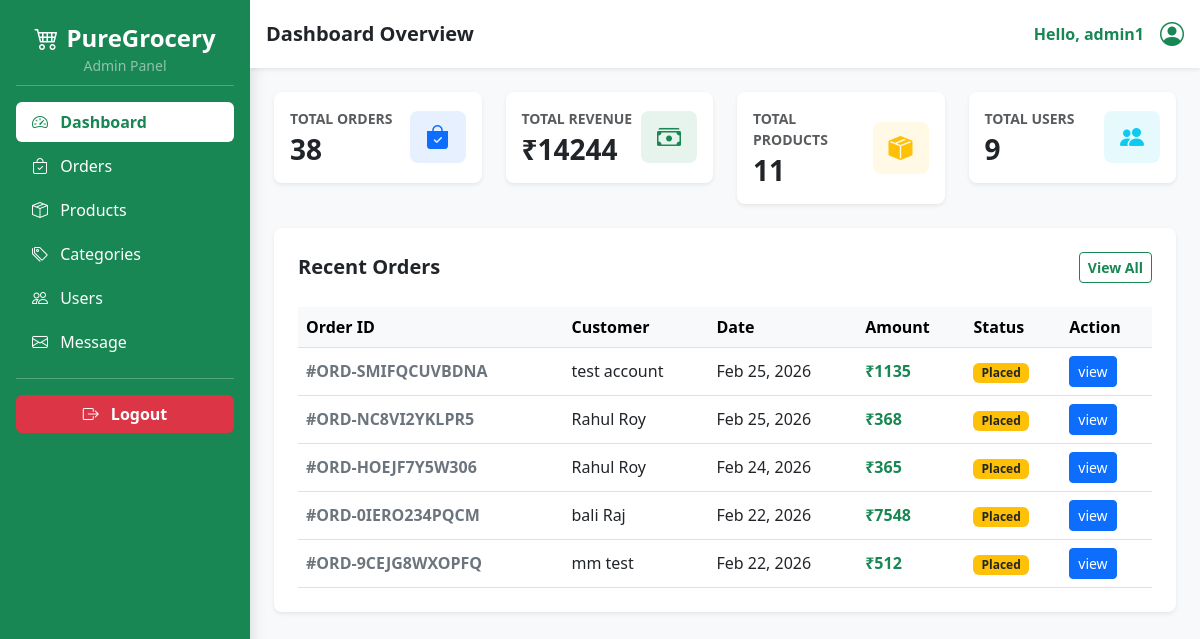
The page /admin/index.php (signed in) on the database its author committed.
### tables this page shows
CREATE TABLE `orders` (
  `order_id` int(11) NOT NULL,
  `user_id` int(11) NOT NULL,
  `address_id` int(11) NOT NULL,
  `total_amount` int(11) NOT NULL,
  `payment_method` varchar(50) NOT NULL DEFAULT 'COD',
  `payment_status` varchar(50) NOT NULL DEFAULT 'Pending',
  `order_status` varchar(50) NOT NULL DEFAULT 'Placed',
  `order_ref_id` varchar(50) NOT NULL,
  `dt` datetime NOT NULL DEFAULT current_timestamp()
);

CREATE TABLE `user_address` (
  `id` int(11) NOT NULL,
  `user_id` int(11) NOT NULL,
  `name` varchar(100) NOT NULL,
  `phone` varchar(15) NOT NULL,
  `pincode` varchar(10) NOT NULL,
  `locality` varchar(255) DEFAULT NULL,
  `address_line1` text NOT NULL,
  `state` varchar(30) NOT NULL,
  `address_type` enum('Home','Work','Other') NOT NULL DEFAULT 'Home',
  `created_at` datetime NOT NULL DEFAULT current_timestamp()
);

### admin/index.php (the view, shortened to what this page needs)
<?php
include '../partials/_dbconnect.php';
if (isset($_SESSION['admin_loggedin']) && $_SESSION['admin_loggedin']) {
    $sql = "SELECT COUNT(*) AS total_orders,
    SUM(IF(order_status != 'cancelled', total_amount, 0)) AS total_revenue FROM `orders`;";
    $result = mysqli_query($conn, $sql);
    if (mysqli_num_rows($result) > 0) {
        $row = mysqli_fetch_assoc($result);
        $total_orders = $row['total_orders'];
        $total_revenue = $row['total_revenue'] ? $row['total_revenue'] : 0;
    }
    $sql_prod = "SELECT COUNT(*) as total_products FROM `products`";
    $res_prod = mysqli_query($conn, $sql_prod);
    if (mysqli_num_rows($res_prod) > 0) {
        $row_prod = mysqli_fetch_assoc($res_prod);
        $total_products = $row_prod['total_products'];
    }
    $sql_users = "SELECT COUNT(*) AS total_users FROM `userbase`";
    $res_user = mysqli_query($conn, $sql_users);
    if (mysqli_num_rows($res_user) > 0) {
        $row_user = mysqli_fetch_assoc($res_user);
        $total_users = $row_user['total_users'];
    }
} else {
    header('location: login.php');
    exit;
}
include 'components/_sidebar.php';
?>
<div class="container-fluid px-4">
    <div class="row g-4 mb-4">
        <div class="col-md-3">
            <div class="card border-0 shadow-sm rounded-3">
                <div class="card-body d-flex justify-content-between align-items-center p-3">
                    <div>
                        <p class="text-muted small fw-bold mb-1">TOTAL ORDERS</p>
                        <h3 class="fw-bold mb-0 text-dark"><?php echo $total_orders ?></h3>
                    </div>
                    <div class="text-primary bg-primary bg-opacity-10 px-3 py-2 rounded-3">
                        <i class="bi bi-bag-check-fill fs-4"></i>
                    </div>
                </div>
            </div>
        </div>
        <div class="col-md-3">
            <div class="card border-0 shadow-sm rounded-3">
                <div class="card-body d-flex justify-content-between align-items-center p-3">
                    <div>
                        <p class="text-muted small fw-bold mb-1">TOTAL REVENUE</p>
                        <h3 class="fw-bold mb-0 text-dark">₹<?php echo $total_revenue ?></h3>
                    </div>
                    <div class="text-success bg-success bg-opacity-10 px-3 py-2 rounded-3">
                        <i class="bi bi-cash-stack fs-4"></i>
                    </div>
                </div>
            </div>
        </div>
        <div class="col-md-3">
            <div class="card border-0 shadow-sm rounded-3">
                <div class="card-body d-flex justify-content-between align-items-center p-3">
                    <div>
                        <p class="text-muted small fw-bold mb-1">TOTAL PRODUCTS</p>
                        <h3 class="fw-bold mb-0 text-dark"><?php echo $total_products ?></h3>
                    </div>
                    <div class="text-warning bg-warning bg-opacity-10 px-3 py-2 rounded-3">
                        <i class="bi bi-box-seam-fill fs-4"></i>
                    </div>
                </div>
            </div>
        </div>
        <div class="col-md-3">
            <div class="card border-0 shadow-sm rounded-3">
                <div class="card-body d-flex justify-content-between align-items-center p-3">
                    <div>
                        <p class="text-muted small fw-bold mb-1">TOTAL USERS</p>
                        <h3 class="fw-bold mb-0 text-dark"><?php echo $total_users ?></h3>
                    </div>
                    <div class="text-info bg-info bg-opacity-10 px-3 py-2 rounded-3">
                        <i class="bi bi-people-fill fs-4"></i>
                    </div>
                </div>
            </div>
        </div>
    </div>
    <div class="card border-0 shadow-sm rounded-3 p-4">
        <div class="d-flex justify-content-between align-items-center mb-4">
            <h5 class="fw-bold m-0 text-dark">Recent Orders</h5>
            <a href="orders.php" class="btn btn-outline-success btn-sm fw-bold">View All</a>
        </div>
        <div class="table-responsive">
            <table class="table table-hover align-middle mb-0">
                <thead class="table-light">
                    <tr>
                        <th>Order ID</th>
                        <th>Customer</th>
                        <th>Date</th>
                        <th>Amount</th>
                        <th>Status</th>
                        <th>Action</th>
                    </tr>
                </thead>
                <tbody>
                    <?php
                    $sql_table = "SELECT orders.*, user_address.name FROM `orders` JOIN user_address ON
                            orders.address_id = user_address.id ORDER BY orders.dt DESC LIMIT 5;";
                    $res_table = mysqli_query($conn, $sql_table);
                    if (mysqli_num_rows($res_table) > 0) {
                        while ($rowTable = mysqli_fetch_assoc($res_table)) {
                            $ref_id = $rowTable['order_ref_id'];
                            $customer = $rowTable['name'];
                            $date = date("M d, Y ", strtotime($rowTable['dt']));
                            $amount = $rowTable['total_amount'];
                            $status = $rowTable['order_status'];
                            $order_id = $rowTable['order_id'];
                            $bg = 'success';
                            $text = 'text-white';
                            if ($status == 'Placed') {
                                $bg = 'warning';
                                $text = 'text-dark';
                            } elseif ($status == 'Shipped') {
                                $bg = 'primary';
                            } elseif ($status == 'Cancelled') {
                                $bg = 'danger';
                            }
                            echo '
                                    <tr>
                                        <td class="fw-bold text-secondary">#' . $ref_id . '</td>
                                        <td>' . $customer . '</td>
                                        <td>' . $date . '</td>
                                        <td class="fw-bold text-success">₹' . $amount . '</td>
                                        <td><span class="badge bg-' . $bg . ' ' . $text . ' px-2 py-1">' . $status . '</span></td>
                                        <td>
                                            <button class="btn view-btn btn-sm btn-primary" data-bs-toggle="modal" data-bs-target="#viewOrderModal"
                                            data-order-id="' . $order_id . '">view</button>
                                        </td>
                                    </tr>
                                    ';
                        }
                    }
                    ?>
                </tbody>
            </table>
        </div>
    </div>
</div>
<?php include 'components/_footer.php' ?>

### rows shown on the page
orders: order_ref "ORD-SMIFQCUVBDNA", user_address.name "test account", dt "Feb 25, 2026", total_amount "1135", order_status "Placed"
orders: order_ref "ORD-NC8VI2YKLPR5", user_address.name "Rahul Roy", dt "Feb 25, 2026", total_amount "368", order_status "Placed"
orders: order_ref "ORD-HOEJF7Y5W306", user_address.name "Rahul Roy", dt "Feb 24, 2026", total_amount "365", order_status "Placed"
orders: order_ref "ORD-0IERO234PQCM", user_address.name "bali Raj", dt "Feb 22, 2026", total_amount "7548", order_status "Placed"
orders: order_ref "ORD-9CEJG8WXOPFQ", user_address.name "mm test", dt "Feb 22, 2026", total_amount "512", order_status "Placed"

### other values the page prints
$admin "admin1"
$total_orders "38"
$total_revenue "14244"
$total_products "11"
$total_users "9"
